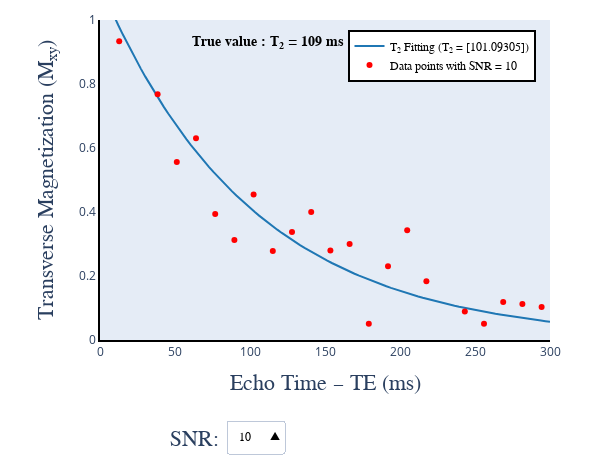

The notebook cell saved with this chart:
### Code cell
#| label: t2Fig3jn

# Prepare Python environment
import numpy as np
import scipy.io as sio
from pathlib import Path

data_dir = Path("../../../../DATA/qmrlab-mooc/03-T2")
data_file = "t2_noise_simulation.mat"

#Load either archived or generated plot variables
mat_contents = sio.loadmat(data_dir / data_file)

# Get the signals and parameters from Matlab

# Get matlab signals
signal_SNR10 =  mat_contents['signal_SNR10'][0]
signal_SNR50 =  mat_contents['signal_SNR50'][0]
signal_SNR90 =  mat_contents['signal_SNR90'][0]
signal_SNR130 =  mat_contents['signal_SNR130'][0]

# Get T2 constants from matlab simulation
T2_SNR10 =  mat_contents['T2_SNR10'][0]
T2_SNR50 =  mat_contents['T2_SNR50'][0]
T2_SNR90 =  mat_contents['T2_SNR90'][0]
T2_SNR130 =  mat_contents['T2_SNR130'][0]

# TE 
params =  mat_contents['params'][0]
TE_signals =  params['TE'][0][0]
TE =  params['TE'][0][0]

# Noisy data
SEdata_SNR10 =  np.squeeze(mat_contents['SEdata_SNR10'])
SEdata_SNR50 =  np.squeeze(mat_contents['SEdata_SNR50'])
SEdata_SNR90 =  np.squeeze(mat_contents['SEdata_SNR90'])
SEdata_SNR130 =  np.squeeze(mat_contents['SEdata_SNR130'])
TE_datapoints =  np.squeeze(mat_contents['EchoTimes'])
TE_datapoints =  np.squeeze(mat_contents['EchoTimes'])

## Plot
import matplotlib.pyplot as plt
import chart_studio.plotly as py
import plotly.graph_objs as go
import numpy as np
from plotly.offline import iplot

config={'showLink': False, 'displayModeBar': False}

# T2 signals with different SNRs

## SNR = 10 

SNR10 = go.Scatter(
    x = TE_signals,
    y = signal_SNR10,
    name = f'T<sub>2</sub> Fitting (T<sub>2</sub> = {T2_SNR10})',
    text = f'T<sub>2</sub> = {T2_SNR10}',
    hoverinfo = 'x+y+text',
    line=dict(color='#1f77b4', dash='solid'),
    visible = True
)

datapoints_SNR10 = go.Scatter(
    x = TE_datapoints,
    y = SEdata_SNR10,
    name = 'Data points with SNR = 10',
    hoverinfo = 'x+y',
    mode='markers', 
    marker=dict(color='red'), 
    visible=True
)

## SNR = 50

SNR50 = go.Scatter(
    x = TE,
    y = signal_SNR50,
    name = f'T<sub>2</sub> Fitting (T<sub>2</sub> = {T2_SNR50})',
    text = f'T<sub>2</sub> = {T2_SNR50}',
    hoverinfo = 'x+y+text',
    line=dict(color='#1f77b4'),
    visible = False
)

datapoints_SNR50 = go.Scatter(
    x = TE_datapoints,
    y = SEdata_SNR50,
    name = 'Data points with SNR = 50',
    hoverinfo = 'x+y',
    mode='markers', 
    marker=dict(color='red'),  
    visible=False
)

## SNR = 90

SNR90 = go.Scatter(
    x = TE_signals,
    y = signal_SNR90,
    name = f'T<sub>2</sub> Fitting (T<sub>2</sub> = {T2_SNR90})',
    text = f'T<sub>2</sub> = {T2_SNR90}',
    hoverinfo = 'x+y+text',
    line=dict(color='#1f77b4'),
    visible = False
)

datapoints_SNR90 = go.Scatter(
    x = TE_datapoints,
    y = SEdata_SNR90,
    name = 'Data points with SNR = 90',
    hoverinfo = 'x+y',
    mode='markers',  
    marker=dict(color='red'), 
    visible=False
)

## SNR = 130

SNR130 = go.Scatter(
    x = TE_signals,
    y = signal_SNR130,
    name = f'T<sub>2</sub> Fitting (T<sub>2</sub> = {T2_SNR130})',
    text = f'T<sub>2</sub> = {T2_SNR130}',
    hoverinfo = 'x+y+text',
    line=dict(color='#1f77b4'),
    visible = False
)

datapoints_SNR130 = go.Scatter(
    x = TE_datapoints,
    y = SEdata_SNR130,
    name = 'Data points with SNR = 130',
    hoverinfo = 'x+y',
    mode='markers',  
    marker=dict(color='red'), 
    visible=False
)

data = [SNR10, SNR50, SNR90, SNR130, datapoints_SNR10, datapoints_SNR50, datapoints_SNR90, datapoints_SNR130]

layout = go.Layout(
    width=600,
    height=470,
    margin=go.layout.Margin(
        l=100,
        r=50,
        b=130,
        t=20,
    ),
    annotations=[
        dict(
            x=0.2,
            y=0.96,
            showarrow=False,
            text='<b>True value : T<sub>2</sub> = 109 ms </b>',
            font=dict(
                family='Times New Roman',
                size=14,
                color = 'black',
            ),
            xref='paper',
            yref='paper'
        ),
        dict(
            x=0.5004254919715793,
            y=-0.175,
            showarrow=False,
            text='Echo Time – TE (ms)',
            font=dict(
                family='Times New Roman',
                size=22
            ),
            xref='paper',
            yref='paper'
        ),
        dict(
            x=-0.15,
            y=0.50,
            showarrow=False,
            text='Transverse Magnetization (M<sub>xy</sub>)',
            font=dict(
                family='Times New Roman',
                size=22
            ),
            textangle=-90,
            xref='paper',
            yref='paper'
        ),
        dict(
            x=0.15,
            y=-0.35,
            showarrow=False,
            text='SNR:',
            font=dict(
                family='Times New Roman',
                size=22
            ),
            xref='paper',
            yref='paper'
        ),
    ],
    xaxis=dict(
        range=[0,300],
        showgrid=False,
        linecolor='black',
        linewidth=2
    ),
    yaxis=dict(
        showgrid=False,
        linecolor='black',
        linewidth=2,
        range=[0, 1]
    ),
    legend=dict(
        x=0.55,
        y=0.97,
        traceorder='normal',
        font=dict(
            family='Times New Roman',
            size=12,
            color='#000'
        ),
        bordercolor='#000000',
        borderwidth=2
    ),
    updatemenus=[
        dict(
            buttons=list([
                # Display T2 decay curve and data points with SNR = 10
                dict(
                    args=[{'visible': [True, False, False, False, True, False, False, False]}],
                    label='10',
                    method='update'
                ),
                # Display T2 decay curve and data points with SNR = 50
                dict(
                    args=[{'visible': [False, True, False, False, False, True, False, False]}],
                    label='50',
                    method='update'
                ),
                # Display T2 decay curve and data points with SNR = 90
                dict(
                    args=[{'visible': [False, False, True, False, False, False, True, False]}],
                    label='90',
                    method='update'
                ),
                # Display T2 decay curve and data points with SNR = 130
                dict(
                    args=[{'visible': [False, False, False, True, False, False, False, True]}],
                    label='130',
                    method='update'
                ),
            ]),
            direction='up',
            pad={'r': 10, 't': 10},
            showactive=True,
            x=0.28,
            xanchor='left',
            y=-0.22,
            yanchor='top',
            font=dict(
            family='Times New Roman',
            size=12,
            color='#000'
            )
        ),
    ]
) 

fig = dict(data=data, layout=layout)

iplot(fig, filename = 'ir_fig_2.html', config = config)

### Figure 1 — Plotly figure (JSON) as saved in the notebook; plotly's stock layout.template omitted (floating-point values rounded to 4 significant figures)
{"data": [{"hoverinfo": "x+y+text", "line": {"color": "#1f77b4", "dash": "solid"}, "name": "T<sub>2</sub> Fitting (T<sub>2</sub> = [101.09305])", "text": "T<sub>2</sub> = [101.09305]", "type": "scatter", "visible": true, "x": [0, 3.03, 6.061, 9.091, 12.12, 15.15, 18.18, 21.21, 24.24, 27.27, 30.3, 33.33, 36.36, 39.39, 42.42, 45.45, 48.48, 51.52, 54.55, 57.58, 60.61, 63.64, 66.67, 69.7, 72.73, 75.76, 78.79, 81.82, 84.85, 87.88, 90.91, 93.94, 96.97, 100, 103.0, 106.1, 109.1, 112.1, 115.2, 118.2, 121.2, 124.2, 127.3, 130.3, 133.3, 136.4, 139.4, 142.4, 145.5, 148.5, 151.5, 154.5, 157.6, 160.6, 163.6, 166.7, 169.7, 172.7, 175.8, 178.8, 181.8, 184.8, 187.9, 190.9, 193.9, 197.0, 200, 203.0, 206.1, 209.1, 212.1, 215.2, 218.2, 221.2, 224.2, 227.3, 230.3, 233.3, 236.4, 239.4, 242.4, 245.5, 248.5, 251.5, 254.5, 257.6, 260.6, 263.6, 266.7, 269.7, 272.7, 275.8, 278.8, 281.8, 284.8, 287.9, 290.9, 293.9, 297.0, 300], "y": [1.11, 1.077, 1.045, 1.014, 0.9843, 0.9552, 0.927, 0.8996, 0.8731, 0.8473, 0.8223, 0.798, 0.7744, 0.7516, 0.7294, 0.7078, 0.6869, 0.6666, 0.6469, 0.6278, 0.6093, 0.5913, 0.5738, 0.5569, 0.5405, 0.5245, 0.509, 0.494, 0.4794, 0.4652, 0.4515, 0.4382, 0.4252, 0.4127, 0.4005, 0.3887, 0.3772, 0.366, 0.3552, 0.3447, 0.3346, 0.3247, 0.3151, 0.3058, 0.2968, 0.288, 0.2795, 0.2712, 0.2632, 0.2555, 0.2479, 0.2406, 0.2335, 0.2266, 0.2199, 0.2134, 0.2071, 0.201, 0.195, 0.1893, 0.1837, 0.1783, 0.173, 0.1679, 0.1629, 0.1581, 0.1535, 0.1489, 0.1445, 0.1403, 0.1361, 0.1321, 0.1282, 0.1244, 0.1207, 0.1172, 0.1137, 0.1104, 0.1071, 0.1039, 0.1009, 0.09789, 0.095, 0.09219, 0.08947, 0.08683, 0.08426, 0.08177, 0.07936, 0.07702, 0.07474, 0.07253, 0.07039, 0.06831, 0.0663, 0.06434, 0.06244, 0.06059, 0.05881, 0.05707]}, {"hoverinfo": "x+y+text", "line": {"color": "#1f77b4"}, "name": "T<sub>2</sub> Fitting (T<sub>2</sub> = [108.05247632])", "text": "T<sub>2</sub> = [108.05247632]", "type": "scatter", "visible": false, "x": [0, 3.03, 6.061, 9.091, 12.12, 15.15, 18.18, 21.21, 24.24, 27.27, 30.3, 33.33, 36.36, 39.39, 42.42, 45.45, 48.48, 51.52, 54.55, 57.58, 60.61, 63.64, 66.67, 69.7, 72.73, 75.76, 78.79, 81.82, 84.85, 87.88, 90.91, 93.94, 96.97, 100, 103.0, 106.1, 109.1, 112.1, 115.2, 118.2, 121.2, 124.2, 127.3, 130.3, 133.3, 136.4, 139.4, 142.4, 145.5, 148.5, 151.5, 154.5, 157.6, 160.6, 163.6, 166.7, 169.7, 172.7, 175.8, 178.8, 181.8, 184.8, 187.9, 190.9, 193.9, 197.0, 200, 203.0, 206.1, 209.1, 212.1, 215.2, 218.2, 221.2, 224.2, 227.3, 230.3, 233.3, 236.4, 239.4, 242.4, 245.5, 248.5, 251.5, 254.5, 257.6, 260.6, 263.6, 266.7, 269.7, 272.7, 275.8, 278.8, 281.8, 284.8, 287.9, 290.9, 293.9, 297.0, 300], "y": [0.9949, 0.9674, 0.9407, 0.9146, 0.8893, 0.8647, 0.8408, 0.8176, 0.795, 0.773, 0.7516, 0.7308, 0.7106, 0.691, 0.6719, 0.6533, 0.6352, 0.6176, 0.6006, 0.5839, 0.5678, 0.5521, 0.5368, 0.522, 0.5075, 0.4935, 0.4799, 0.4666, 0.4537, 0.4411, 0.4289, 0.4171, 0.4055, 0.3943, 0.3834, 0.3728, 0.3625, 0.3525, 0.3427, 0.3333, 0.324, 0.3151, 0.3064, 0.2979, 0.2897, 0.2816, 0.2739, 0.2663, 0.2589, 0.2518, 0.2448, 0.238, 0.2314, 0.225, 0.2188, 0.2128, 0.2069, 0.2012, 0.1956, 0.1902, 0.1849, 0.1798, 0.1748, 0.17, 0.1653, 0.1607, 0.1563, 0.152, 0.1478, 0.1437, 0.1397, 0.1358, 0.1321, 0.1284, 0.1249, 0.1214, 0.1181, 0.1148, 0.1116, 0.1085, 0.1055, 0.1026, 0.09978, 0.09702, 0.09434, 0.09173, 0.08919, 0.08673, 0.08433, 0.082, 0.07973, 0.07752, 0.07538, 0.0733, 0.07127, 0.0693, 0.06738, 0.06552, 0.06371, 0.06194]}, {"hoverinfo": "x+y+text", "line": {"color": "#1f77b4"}, "name": "T<sub>2</sub> Fitting (T<sub>2</sub> = [108.50856877])", "text": "T<sub>2</sub> = [108.50856877]", "type": "scatter", "visible": false, "x": [0, 3.03, 6.061, 9.091, 12.12, 15.15, 18.18, 21.21, 24.24, 27.27, 30.3, 33.33, 36.36, 39.39, 42.42, 45.45, 48.48, 51.52, 54.55, 57.58, 60.61, 63.64, 66.67, 69.7, 72.73, 75.76, 78.79, 81.82, 84.85, 87.88, 90.91, 93.94, 96.97, 100, 103.0, 106.1, 109.1, 112.1, 115.2, 118.2, 121.2, 124.2, 127.3, 130.3, 133.3, 136.4, 139.4, 142.4, 145.5, 148.5, 151.5, 154.5, 157.6, 160.6, 163.6, 166.7, 169.7, 172.7, 175.8, 178.8, 181.8, 184.8, 187.9, 190.9, 193.9, 197.0, 200, 203.0, 206.1, 209.1, 212.1, 215.2, 218.2, 221.2, 224.2, 227.3, 230.3, 233.3, 236.4, 239.4, 242.4, 245.5, 248.5, 251.5, 254.5, 257.6, 260.6, 263.6, 266.7, 269.7, 272.7, 275.8, 278.8, 281.8, 284.8, 287.9, 290.9, 293.9, 297.0, 300], "y": [0.9903, 0.963, 0.9365, 0.9107, 0.8856, 0.8612, 0.8375, 0.8144, 0.792, 0.7702, 0.749, 0.7283, 0.7083, 0.6888, 0.6698, 0.6514, 0.6334, 0.616, 0.599, 0.5825, 0.5665, 0.5509, 0.5357, 0.5209, 0.5066, 0.4926, 0.4791, 0.4659, 0.4531, 0.4406, 0.4284, 0.4166, 0.4052, 0.394, 0.3832, 0.3726, 0.3623, 0.3524, 0.3427, 0.3332, 0.324, 0.3151, 0.3064, 0.298, 0.2898, 0.2818, 0.2741, 0.2665, 0.2592, 0.252, 0.2451, 0.2383, 0.2318, 0.2254, 0.2192, 0.2131, 0.2073, 0.2016, 0.196, 0.1906, 0.1854, 0.1803, 0.1753, 0.1705, 0.1658, 0.1612, 0.1568, 0.1525, 0.1483, 0.1442, 0.1402, 0.1363, 0.1326, 0.1289, 0.1254, 0.1219, 0.1186, 0.1153, 0.1121, 0.109, 0.106, 0.1031, 0.1003, 0.09752, 0.09483, 0.09222, 0.08968, 0.08721, 0.08481, 0.08247, 0.0802, 0.07799, 0.07585, 0.07376, 0.07173, 0.06975, 0.06783, 0.06596, 0.06414, 0.06238]}, {"hoverinfo": "x+y+text", "line": {"color": "#1f77b4"}, "name": "T<sub>2</sub> Fitting (T<sub>2</sub> = [109.24519802])", "text": "T<sub>2</sub> = [109.24519802]", "type": "scatter", "visible": false, "x": [0, 3.03, 6.061, 9.091, 12.12, 15.15, 18.18, 21.21, 24.24, 27.27, 30.3, 33.33, 36.36, 39.39, 42.42, 45.45, 48.48, 51.52, 54.55, 57.58, 60.61, 63.64, 66.67, 69.7, 72.73, 75.76, 78.79, 81.82, 84.85, 87.88, 90.91, 93.94, 96.97, 100, 103.0, 106.1, 109.1, 112.1, 115.2, 118.2, 121.2, 124.2, 127.3, 130.3, 133.3, 136.4, 139.4, 142.4, 145.5, 148.5, 151.5, 154.5, 157.6, 160.6, 163.6, 166.7, 169.7, 172.7, 175.8, 178.8, 181.8, 184.8, 187.9, 190.9, 193.9, 197.0, 200, 203.0, 206.1, 209.1, 212.1, 215.2, 218.2, 221.2, 224.2, 227.3, 230.3, 233.3, 236.4, 239.4, 242.4, 245.5, 248.5, 251.5, 254.5, 257.6, 260.6, 263.6, 266.7, 269.7, 272.7, 275.8, 278.8, 281.8, 284.8, 287.9, 290.9, 293.9, 297.0, 300], "y": [0.9946, 0.9674, 0.9409, 0.9152, 0.8901, 0.8658, 0.8421, 0.819, 0.7966, 0.7748, 0.7537, 0.733, 0.713, 0.6935, 0.6745, 0.656, 0.6381, 0.6206, 0.6037, 0.5872, 0.5711, 0.5555, 0.5403, 0.5255, 0.5111, 0.4971, 0.4835, 0.4703, 0.4574, 0.4449, 0.4327, 0.4209, 0.4094, 0.3982, 0.3873, 0.3767, 0.3664, 0.3564, 0.3466, 0.3371, 0.3279, 0.3189, 0.3102, 0.3017, 0.2935, 0.2855, 0.2776, 0.27, 0.2627, 0.2555, 0.2485, 0.2417, 0.2351, 0.2286, 0.2224, 0.2163, 0.2104, 0.2046, 0.199, 0.1936, 0.1883, 0.1831, 0.1781, 0.1733, 0.1685, 0.1639, 0.1594, 0.1551, 0.1508, 0.1467, 0.1427, 0.1388, 0.135, 0.1313, 0.1277, 0.1242, 0.1208, 0.1175, 0.1143, 0.1112, 0.1081, 0.1052, 0.1023, 0.09949, 0.09676, 0.09412, 0.09154, 0.08904, 0.0866, 0.08423, 0.08193, 0.07969, 0.07751, 0.07539, 0.07332, 0.07132, 0.06937, 0.06747, 0.06562, 0.06383]}, {"hoverinfo": "x+y", "marker": {"color": "red"}, "mode": "markers", "name": "Data points with SNR = 10", "type": "scatter", "visible": true, "x": [12.8, 25.6, 38.4, 51.2, 64, 76.8, 89.6, 102.4, 115.2, 128, 140.8, 153.6, 166.4, 179.2, 192, 204.8, 217.6, 230.4, 243.2, 256, 268.8, 281.6, 294.4, 307.2, 320, 332.8, 345.6, 358.4, 371.2, 384], "y": [0.9335, 1.039, 0.7678, 0.5564, 0.6303, 0.394, 0.3129, 0.4546, 0.2784, 0.3371, 0.3999, 0.28, 0.2999, 0.05041, 0.2306, 0.3429, 0.184, -0.01623, 0.08934, 0.05104, 0.119, 0.1121, 0.1032, 0.02736, -0.0001981, -0.005219, 0.1179, -0.1274, 0.01476, 0.05355]}, {"hoverinfo": "x+y", "marker": {"color": "red"}, "mode": "markers", "name": "Data points with SNR = 50", "type": "scatter", "visible": false, "x": [12.8, 25.6, 38.4, 51.2, 64, 76.8, 89.6, 102.4, 115.2, 128, 140.8, 153.6, 166.4, 179.2, 192, 204.8, 217.6, 230.4, 243.2, 256, 268.8, 281.6, 294.4, 307.2, 320, 332.8, 345.6, 358.4, 371.2, 384], "y": [0.8776, 0.7992, 0.7018, 0.6085, 0.5588, 0.4895, 0.4323, 0.3782, 0.3486, 0.2762, 0.2677, 0.2347, 0.2011, 0.2048, 0.1587, 0.1624, 0.1532, 0.118, 0.1123, 0.1069, 0.08348, 0.08513, 0.04469, 0.07945, 0.03549, 0.01468, 0.0666, 0.03621, 0.04117, 0.02305]}, {"hoverinfo": "x+y", "marker": {"color": "red"}, "mode": "markers", "name": "Data points with SNR = 90", "type": "scatter", "visible": false, "x": [12.8, 25.6, 38.4, 51.2, 64, 76.8, 89.6, 102.4, 115.2, 128, 140.8, 153.6, 166.4, 179.2, 192, 204.8, 217.6, 230.4, 243.2, 256, 268.8, 281.6, 294.4, 307.2, 320, 332.8, 345.6, 358.4, 371.2, 384], "y": [0.8791, 0.7603, 0.7093, 0.6223, 0.554, 0.4983, 0.4255, 0.3836, 0.3589, 0.3149, 0.2621, 0.2226, 0.2116, 0.1953, 0.1811, 0.1537, 0.1247, 0.1238, 0.09582, 0.08601, 0.07846, 0.06336, 0.06447, 0.05081, 0.05027, 0.04264, 0.03793, 0.03235, 0.04538, 0.03554]}, {"hoverinfo": "x+y", "marker": {"color": "red"}, "mode": "markers", "name": "Data points with SNR = 130", "type": "scatter", "visible": false, "x": [12.8, 25.6, 38.4, 51.2, 64, 76.8, 89.6, 102.4, 115.2, 128, 140.8, 153.6, 166.4, 179.2, 192, 204.8, 217.6, 230.4, 243.2, 256, 268.8, 281.6, 294.4, 307.2, 320, 332.8, 345.6, 358.4, 371.2, 384], "y": [0.8896, 0.7806, 0.692, 0.6117, 0.5737, 0.501, 0.4413, 0.3842, 0.3397, 0.3128, 0.2855, 0.2328, 0.2142, 0.1926, 0.1582, 0.1585, 0.133, 0.1339, 0.1047, 0.0983, 0.0771, 0.07124, 0.05915, 0.06239, 0.06199, 0.04315, 0.04496, 0.03388, 0.03389, 0.0377]}], "layout": {"annotations": [{"font": {"color": "black", "family": "Times New Roman", "size": 14}, "showarrow": false, "text": "<b>True value : T<sub>2</sub> = 109 ms </b>", "x": 0.2, "xref": "paper", "y": 0.96, "yref": "paper"}, {"font": {"family": "Times New Roman", "size": 22}, "showarrow": false, "text": "Echo Time – TE (ms)", "x": 0.5004, "xref": "paper", "y": -0.175, "yref": "paper"}, {"font": {"family": "Times New Roman", "size": 22}, "showarrow": false, "text": "Transverse Magnetization (M<sub>xy</sub>)", "textangle": -90, "x": -0.15, "xref": "paper", "y": 0.5, "yref": "paper"}, {"font": {"family": "Times New Roman", "size": 22}, "showarrow": false, "text": "SNR:", "x": 0.15, "xref": "paper", "y": -0.35, "yref": "paper"}], "height": 470, "legend": {"bordercolor": "#000000", "borderwidth": 2, "font": {"color": "#000", "family": "Times New Roman", "size": 12}, "traceorder": "normal", "x": 0.55, "y": 0.97}, "margin": {"b": 130, "l": 100, "r": 50, "t": 20}, "updatemenus": [{"buttons": [{"args": [{"visible": [true, false, false, false, true, false, false, false]}], "label": "10", "method": "update"}, {"args": [{"visible": [false, true, false, false, false, true, false, false]}], "label": "50", "method": "update"}, {"args": [{"visible": [false, false, true, false, false, false, true, false]}], "label": "90", "method": "update"}, {"args": [{"visible": [false, false, false, true, false, false, false, true]}], "label": "130", "method": "update"}], "direction": "up", "font": {"color": "#000", "family": "Times New Roman", "size": 12}, "pad": {"r": 10, "t": 10}, "showactive": true, "x": 0.28, "xanchor": "left", "y": -0.22, "yanchor": "top"}], "width": 600, "xaxis": {"linecolor": "black", "linewidth": 2, "range": [0, 300], "showgrid": false}, "yaxis": {"linecolor": "black", "linewidth": 2, "range": [0, 1], "showgrid": false}}}
